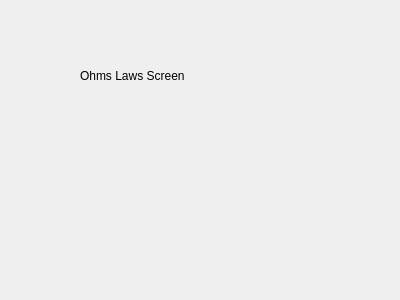
<?xml version="1.0" encoding="UTF-8"?>
<ui version="4.0">
 <class>OhmsLaw</class>
 <widget class="QWidget" name="OhmsLaw">
  <property name="geometry">
   <rect>
    <x>0</x>
    <y>0</y>
    <width>400</width>
    <height>300</height>
   </rect>
  </property>
  <property name="windowTitle">
   <string>Form</string>
  </property>
  <widget class="QLabel" name="label">
   <property name="geometry">
    <rect>
     <x>80</x>
     <y>30</y>
     <width>231</width>
     <height>91</height>
    </rect>
   </property>
   <property name="text">
    <string>Ohms Laws Screen</string>
   </property>
  </widget>
 </widget>
 <resources/>
 <connections/>
</ui>
